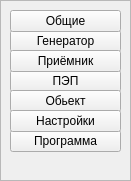
  <widget class="QFrame" name="frame_4">
   <property name="geometry">
    <rect>
     <x>340</x>
     <y>330</y>
     <width>131</width>
     <height>181</height>
    </rect>
   </property>
   <property name="frameShape">
    <enum>QFrame::StyledPanel</enum>
   </property>
   <property name="frameShadow">
    <enum>QFrame::Raised</enum>
   </property>
   <widget class="QToolButton" name="toolButton_7">
    <property name="geometry">
     <rect>
      <x>10</x>
      <y>130</y>
      <width>111</width>
      <height>22</height>
     </rect>
    </property>
    <property name="text">
     <string>Программа</string>
    </property>
   </widget>
   <widget class="QToolButton" name="toolButton_2">
    <property name="geometry">
     <rect>
      <x>10</x>
      <y>30</y>
      <width>111</width>
      <height>22</height>
     </rect>
    </property>
    <property name="text">
     <string>Генератор</string>
    </property>
   </widget>
   <widget class="QToolButton" name="toolButton">
    <property name="geometry">
     <rect>
      <x>10</x>
      <y>10</y>
      <width>111</width>
      <height>22</height>
     </rect>
    </property>
    <property name="text">
     <string>Общие</string>
    </property>
   </widget>
   <widget class="QToolButton" name="toolButton_4">
    <property name="geometry">
     <rect>
      <x>10</x>
      <y>70</y>
      <width>111</width>
      <height>22</height>
     </rect>
    </property>
    <property name="text">
     <string>ПЭП</string>
    </property>
   </widget>
   <widget class="QToolButton" name="toolButton_5">
    <property name="geometry">
     <rect>
      <x>10</x>
      <y>90</y>
      <width>111</width>
      <height>22</height>
     </rect>
    </property>
    <property name="text">
     <string>Обьект</string>
    </property>
   </widget>
   <widget class="QToolButton" name="toolButton_3">
    <property name="geometry">
     <rect>
      <x>10</x>
      <y>50</y>
      <width>111</width>
      <height>22</height>
     </rect>
    </property>
    <property name="text">
     <string>Приёмник</string>
    </property>
   </widget>
   <widget class="QToolButton" name="toolButton_6">
    <property name="geometry">
     <rect>
      <x>10</x>
      <y>110</y>
      <width>111</width>
      <height>22</height>
     </rect>
    </property>
    <property name="text">
     <string>Настройки</string>
    </property>
   </widget>
  </widget>
